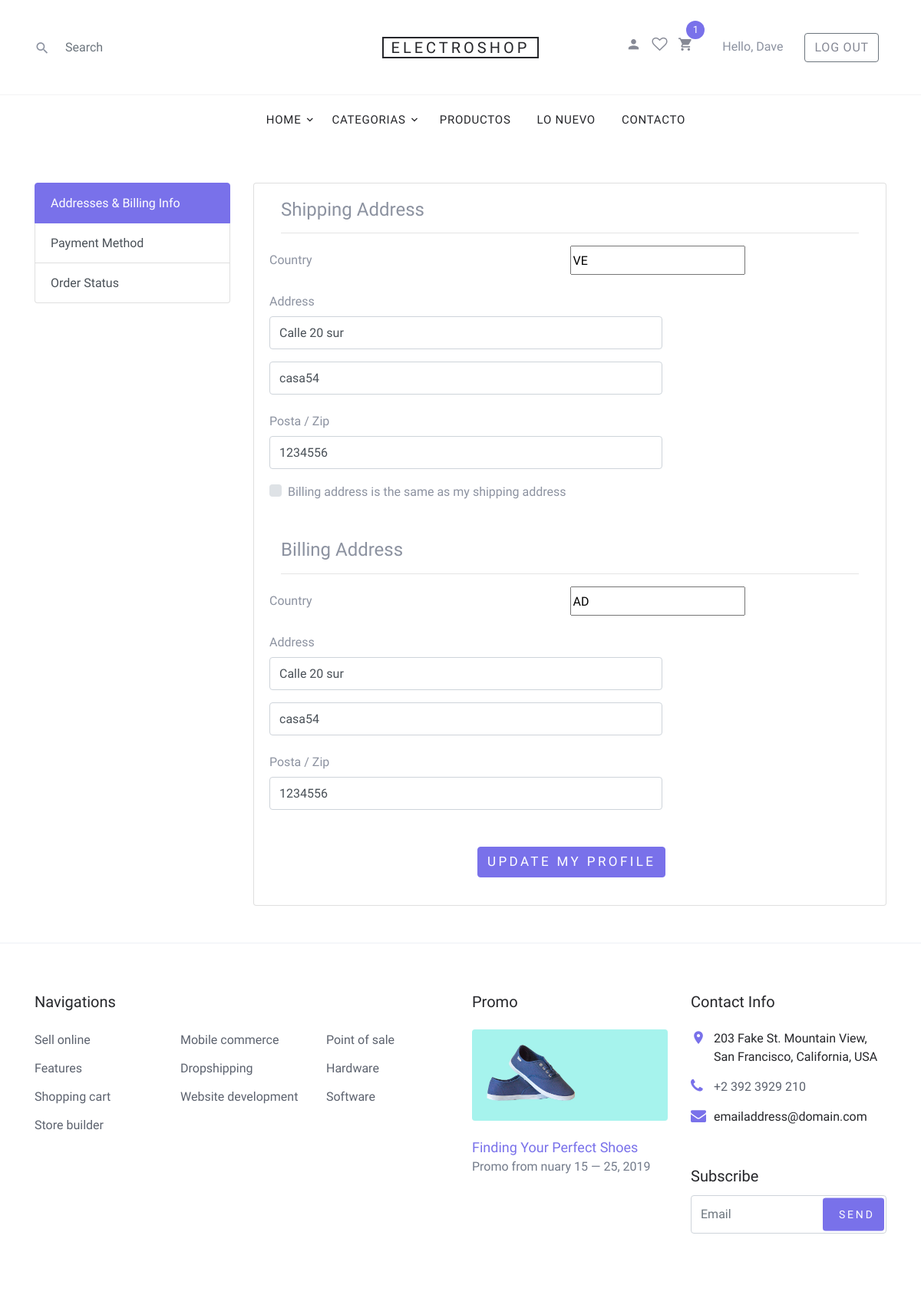
The page /profile/1/ (signed in) on the database as committed earlier.
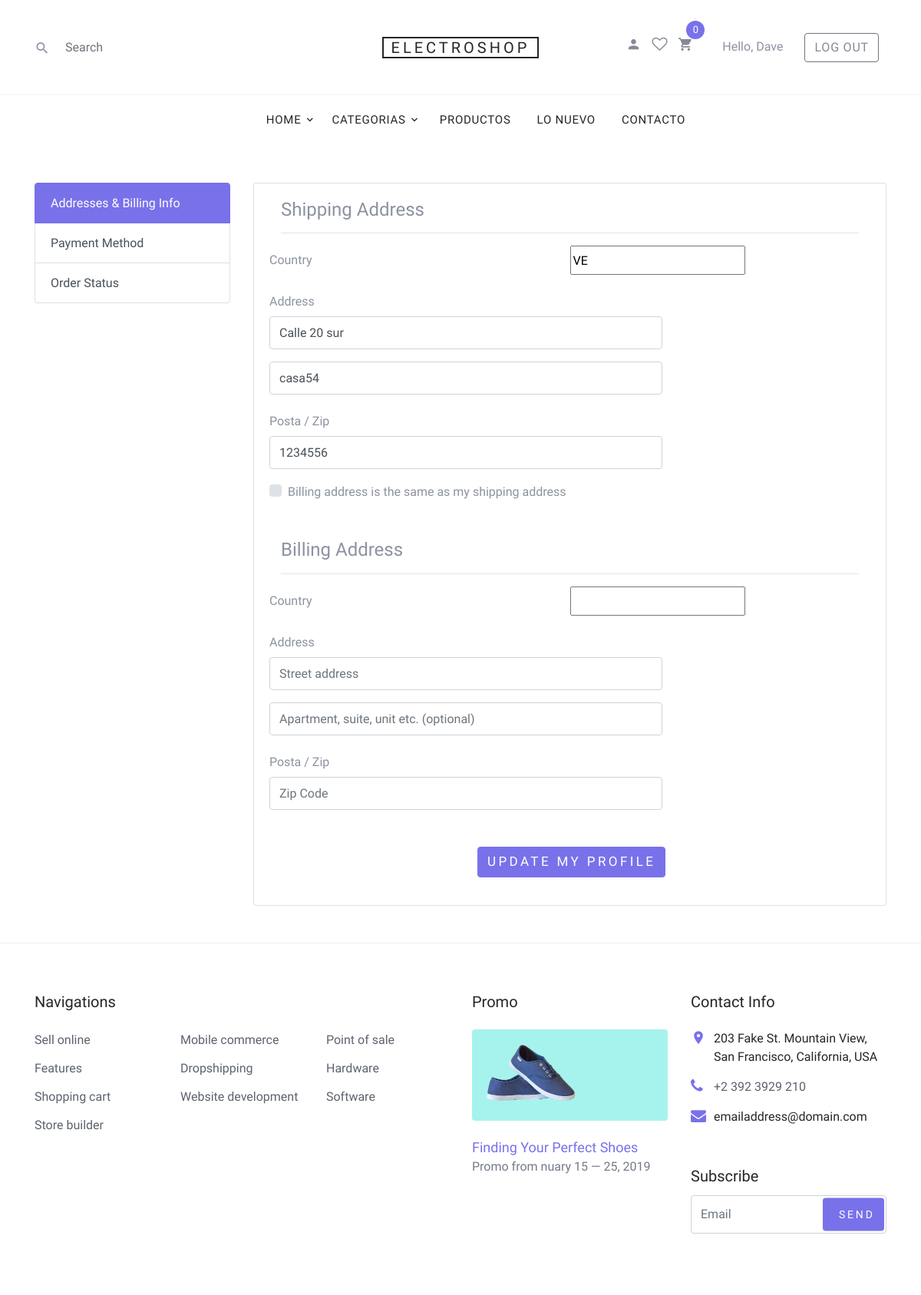
The same page on the database as committed later.
### users/models.py (models this page shows, shortened)
class CustomUser(AbstractUser):
	pass

class UserProfile(models.Model):
	user = models.OneToOneField(get_user_model(), on_delete=models.CASCADE)
	shipping_address = models.CharField(max_length=255, blank=True, null=True)
	shipping_address2 = models.CharField(max_length=255, blank=True, null=True)
	shipping_country = CountryField(multiple=False, blank=True, null=True)
	shipping_zip = models.CharField(max_length=50, blank=True, null=True)
	billing_address = models.CharField(max_length=255, blank=True, null=True)
	billing_address2 = models.CharField(max_length=255, blank=True, null=True)
	billing_country = CountryField(multiple=False, blank=True, null=True)
	billing_zip = models.CharField(max_length=255, blank=True, null=True)
	same_address_billing = models.BooleanField(default=False)
	payment_option = models.CharField(max_length=1, choices=PAYMENT_CHOICES, blank=True, null=True)

### shop/models.py (models this page shows, shortened)
class Order(models.Model):
	user = models.ForeignKey(get_user_model(),
							 on_delete=models.CASCADE)
	ref_code = models.CharField(max_length=9)
	items = models.ManyToManyField(OrderItem)
	start_date = models.DateTimeField(auto_now_add=True)
	ordered_date = models.DateTimeField()
	ordered = models.BooleanField(default=False)
	payment = models.ForeignKey(
		'Payment', on_delete=models.SET_NULL, blank=True, null=True,
	)
	being_delivered = models.BooleanField(default=False)
	received = models.BooleanField(default=False)
	refund_request = models.BooleanField(default=False)
	refund_granted = models.BooleanField(default=False)

### shop/views.py (the view)
# urls.py: path('profile/<pk>/', ProfilePageView.as_view(), name='profile'),
class ProfilePageView(LoginRequiredMixin, SuccessMessageMixin, UpdateView):
	model = UserProfile
	success_url = reverse_lazy('shop:home')
	form_class = ProfileForm
	success_message = "Profile updated successfully"
	template_name = 'account/profile.html'
	def get_queryset(self):
		queryset = UserProfile.objects.filter(user=self.request.user)
		return queryset
	def dispatch(self, request, *args, **kwargs):
		obj = self.get_object()
		if obj.user != self.request.user:
			raise PermissionDenied
		return super().dispatch(request, *args, **kwargs)
	def get_context_data(self, *args, **kwargs):
		form = ProfileForm()
		context = super().get_context_data(**kwargs)
		try:
			same_address_billing = UserProfile.objects.filter(
				user=self.request.user,
				same_address_billing=True
			)
			if same_address_billing.exists():
				context.update(
					{'same_address_for_billing': same_address_billing[0],})
			else:
				same_address_billing = UserProfile.objects.filter(
					user=self.request.user,
					same_address_billing=False
				)
				context.update(
					{'same_address_for_billing': same_address_billing[0]})
			return context
		except ObjectDoesNotExist:
			messages.error(self.request, "Something else happened")
			return redirect("shop:home")

### shop/templatetags/cart_template_tags.py (called while the page is built)
@register.filter
def cart_item_count(user):
    if user.is_authenticated:
        qs = Order.objects.filter(user=user, ordered=False)
        if qs.exists():
            return qs[0].items.count()
    return 0

### templates/account/profile.html (shortened to what the changed rows need)
{% extends 'base.html' %}
{% load crispy_forms_tags %}
<!--{% block extra_head %}
<link href="//maxcdn.bootstrapcdn.com/bootstrap/4.1.1/css/bootstrap.min.css" rel="stylesheet" id="bootstrap-css">
{% endblock extra_head %}-->
{% block content %}
    <div class="container mb-5">
        <div class="row">
            <div class="col-md-9">
                <div class="card">
                    <div class="card-body">
                        <div class="row">
                            <div class="col-md-12">
                                <form method="POST">
                                        <div class="form-group row">
                                            <label for="country" class="col-6 col-form-label">Country</label>
                                                {{ form.shipping_country }}
                                        </div>
                                        <div class="form-group row">
                                            <div class="col-8">
                                            {{ form.shipping_address }}
                                            </div>
                                        </div>
                                        <div class="form-group row">
                                            <div class="col-8">
                                            {{ form.shipping_address2 }}
                                            </div>
                                        </div>
                                        <div class="form-group row">
                                            <div class="col-8">
                                                {{ form.shipping_zip }}
                                            </div>
                                        </div>
                                        <div class='hideable_billing_form'>
                                            <div class="form-group row">
                                                <label for="country" class="col-6 col-form-label">Country</label>
                                                    {{ form.billing_country }}
                                            </div>
                                            <div class="form-group row">
                                                <div class="col-8">
                                                    {{ form.billing_address }}
                                                </div>
                                            </div>
                                            <div class="form-group row">
                                                <div class="col-8">
                                                    {{ form.billing_address2 }}
                                                </div>
                                            </div>
                                            <div class="form-group row">
                                                <div class="col-8">
                                                        {{ form.billing_zip }}
                                                </div>
                                            </div>
                                        </div>
                                </form>
                            </div>
                        </div>
                    </div>
                </div>
            </div>
        </div>
    </div>
{% endblock content %}

### templates/base.html (shortened to what this page needs)
{% load static %}
{% load cart_template_tags %}
<!DOCTYPE html>
<html>
	<head>
		{% block extra_head %}
	  	{% endblock extra_head %}
		<link rel="stylesheet" href="{% static 'fonts/icomoon/style.css' %}">
	    <link rel="stylesheet" href="{% static 'css/bootstrap.min.css' %}">
	    <link rel="stylesheet" href="{% static 'css/magnific-popup.css' %}">
	    <link rel="stylesheet" href="{% static 'css/jquery-ui.css' %}">
	    <link rel="stylesheet" href="{% static 'css/owl.carousel.min.css' %}">
	    <link rel="stylesheet" href="{% static 'css/owl.theme.default.min.css' %}">
	    <link rel="stylesheet" href="{% static 'css/aos.css' %}">
	    <link rel="stylesheet" href="{% static 'css/style.css' %}">
	</head>
	<body>
		<header class="site-navbar" role="banner">
			<div class="site-navbar-top">
				<div class="container">
				  <div class="row align-items-center">
					<div class="col-6 col-md-4 order-2 order-md-1 site-search-icon text-left">
					  <form action="" class="site-block-top-search">
						<span class="icon icon-search2"></span>
						<input type="text" class="form-control border-0" placeholder="Search">
					  </form>
					</div>
					<div class="col-12 mb-3 mb-md-0 col-md-4 order-1 order-md-2 text-center">
					  <div class="site-logo">
						<a href="{% url 'shop:home' %}" class="js-logo-clone">ElectroShop</a>
					  </div>
					</div>
					<div class="col-6 col-md-4 order-3 order-md-3 text-right">
					  <div class="site-top-icons">
						  {% if user.is_authenticated %}
							<ul>
								{% if profile %}
									<li><a href="{% url 'shop:profile' user.pk %}"><span class="icon icon-person"></span></a></li>
								{% else %}
								<li><a href="{% url 'shop:profile' user.pk %}"><span class="icon icon-person"></span></a></li>
								{% endif %}
								<li><a href="#"><span class="icon icon-heart-o"></span></a></li>
								<li>
								<a href="{% url 'shop:cart' %}" class="site-cart">
									<span class="icon icon-shopping_cart"></span>
									<span class="count">{{ request.user|cart_item_count }}</span>
								</a>
								</li>
								<li class="ml-4">
								Hello, {{ user.username }}
								</li>
								<li>
								<a class="btn btn-outline-secondary ml-4"href="{% url 'account_logout' %}">Log Out</a>
								</li>
							</ul>
						  {% endif %}
					  </div>
					</div>
				  </div>
				</div>
			  </div>
			  <nav class="site-navigation text-right text-md-center" role="navigation">
				<div class="container">
				  <ul class="site-menu js-clone-nav d-none d-md-block">
						<li class="has-children">
							<a href="{% url 'shop:home' %}">Home</a>
						</li>
					  </ul>
					<li class="has-children">
					  <a>Categorias</a>
					</li>
					<li><a href="{% url 'shop:products' %}">Productos</a></li>
					<li><a href="#">Lo Nuevo</a></li>
					<li><a href="contact.html">Contacto</a></li>
				</div>
			  </nav>
		</header>
		<div class="site-wrap">
				{% block content %}
				{% endblock content %}
			<footer class="site-footer border-top">
				{% include "shop/footer.html" %}
			</footer>
		</div>
	</body>
</html>

Rows that differ between the two databases and show on the page:
changed CustomUser "Dave": user|cart_item_count "1" → "0"
changed UserProfile "VE": billing_country "AD" → (not shown); billing_address "Calle 20 sur" → (not shown); billing_address2 "casa54" → (not shown); billing_zip "1234556" → (not shown)
